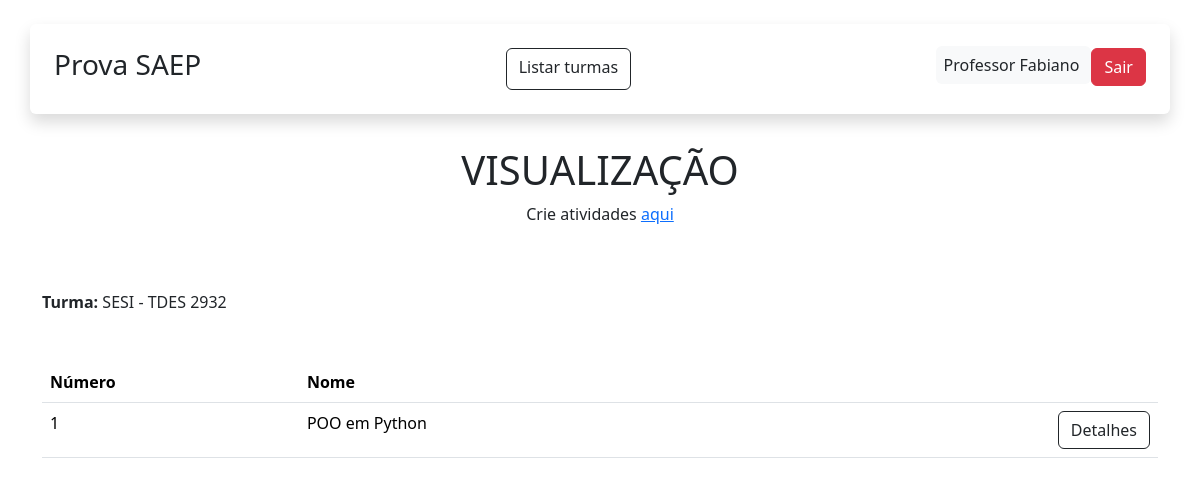
/turma/2/atividades (signed in), run on the app's committed database.
### app/models.py (models this page shows, shortened)
class User(db.Model, UserMixin):
    id = db.Column(db.Integer, primary_key=True)
    nome = db.Column(db.String(100), nullable=False)
    sobrenome = db.Column(db.String(100), nullable=False)
    email = db.Column(db.String(120), unique=True, nullable=False)
    senha = db.Column(db.String(60), nullable=False)
    turmas = db.relationship('Turma', backref='user', lazy=True)
    atividades = db.relationship('Atividade', backref='user', lazy=True)

class Turma(db.Model):
    id = db.Column(db.Integer, primary_key=True)
    nome = db.Column(db.String(100), nullable=False)
    user_id = db.Column(db.Integer, db.ForeignKey('user.id'), nullable=False)
    atividades = db.relationship('Atividade', backref='turma', lazy=True)

class Atividade(db.Model):
    id = db.Column(db.Integer, primary_key=True)
    nome = db.Column(db.String(100), nullable=False)
    detalhes = db.Column(db.String, nullable=False)
    user_id = db.Column(db.Integer, db.ForeignKey('user.id'), nullable=False)
    turma_id = db.Column(db.Integer, db.ForeignKey('turma.id'), nullable=False)

### app/view.py (the view)
@app.route('/turma/<int:turma_id>/atividades', methods=['GET'])
@login_required
def visualizar_atividades_turma(turma_id):
    turma = Turma.query.get_or_404(turma_id)
    atividades = Atividade.query.filter_by(turma_id=turma.id).order_by(Atividade.id).all()
    return render_template('atividade_visualizacao.html', turma=turma, atividades=atividades)

### app/models.py (called while the page is built)
@login_manager.user_loader
def load_user(user_id):
    return User.query.get(int(user_id))

### app/templates/atividade_visualizacao.html (shortened to what this page needs)
{% extends "base.html" %}
{% block content %}
<div class="container">
    <div class="row text-center">
        <h1 class="mt-2">VISUALIZAÇÃO</h1>
        {% if current_user.email == "professor@gmail.com" %}
        <p>Crie atividades <a href="{{ url_for('atividade_turma', turma_id=turma.id) }}">aqui</a></p>
        {% endif %}
    </div>
</div>
<div class="container mt-5">
    <p><b>Turma:</b> {{turma.nome}}</p>
    <div class="mt-5">
        <table class="table">
            <thead>
                <th class="col-3">Número</th>
                <th class="col-9">Nome</th>
                <th class="col-1"></th>
            </thead>
            <tbody>
                {% for linha in atividades %}
                <tr>
                    <td>{{ linha.id }}</td>
                    <td>{{ linha.nome }}</td>
                    <td>
                        <a class="btn btn-outline-dark"
                            href="{{ url_for('atividade_detalhes', atividade_id=linha.id) }}">
                            Detalhes
                        </a>
                    </td>
                </tr>
                {% endfor %}
            </tbody>
        </table>
    </div>
</div>
{% endblock %}

### app/templates/base.html (shortened to what this page needs)
<!DOCTYPE html>
<html lang="en">
<head>
    <link href="https://cdn.jsdelivr.net/npm/bootstrap@5.3.8/dist/css/bootstrap.min.css" rel="stylesheet"
>
</head>
<body>
    <header class="container shadow rounded-2 p-4 my-4 d-flex justify-content-between">
        <h3> Prova SAEP </h3>
        <nav class="nav gap-2 my-md-0">
            <a href="{{ url_for ('turmas') }}" class="btn btn-outline-dark">Listar turmas</a>
        </nav>
        <div>
            {% if current_user.is_authenticated %}
            <span class="p-2 bg-light rounded-2"> {{ current_user.nome }} {{ current_user.sobrenome }} </span>
            <a href="{{ url_for('logout') }}" class="btn btn-danger">Sair</a>
            {% else %}
            <a class="btn btn-outline-dark px-4" href="{{url_for('LoginPage')}}">Login</a>
            <a class="btn btn-outline-dark px-4" href="{{url_for('RegisterPage')}}">Cadastro</a>
            {% endif %}
        </div>
    </header>
    {% block content %} {% endblock %}
</body>
</html>

### data on the page
User: nome "Professor", sobrenome "Fabiano"
Turma: nome "SESI - TDES 2932"
Atividade: id "1", nome "POO em Python"
